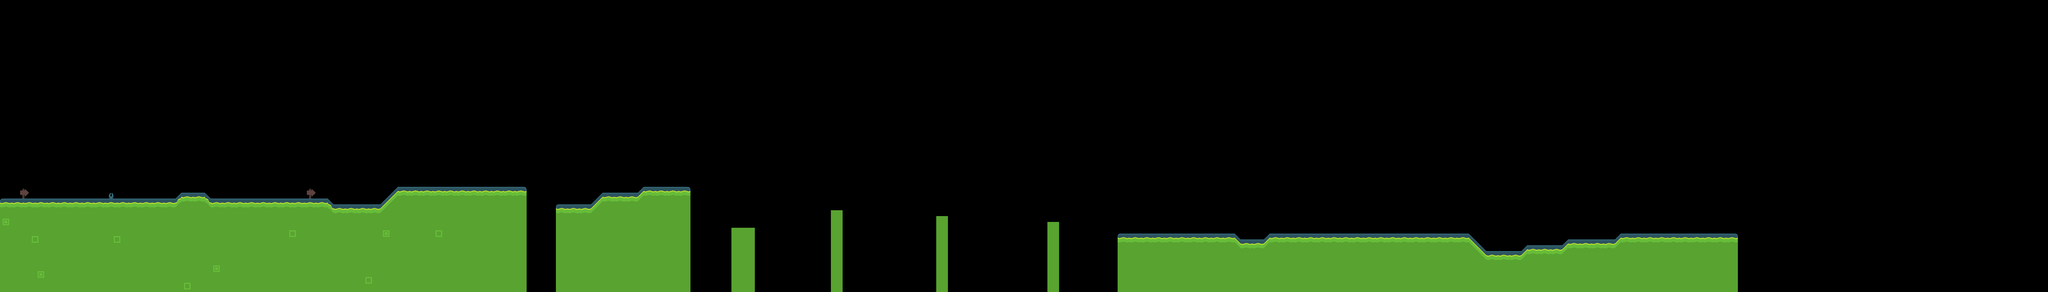

Tiled map render using the project's own tile images. Description and the map definition, with tile-layer contents summarised, below:
An orthogonal 350x50 tile map with 32x32 px tiles, 1 tile layer (Tile Layer 1) and 20 objects.

<map version="1.2" tiledversion="1.2.4" orientation="orthogonal" renderorder="right-down" width="350" height="50" tilewidth="32" tileheight="32" infinite="0" nextlayerid="113" nextobjectid="115">
 <tileset firstgid="1" source="../tilesheet_complete.tsx" />
 <layer id="1" name="Tile Layer 1" width="350" height="50">
  <data>[17500 cells, 3018 non-empty, 45 distinct tile ids]</data>
 </layer>
 <objectgroup id="67" name="Object Layer 1">
  <object id="76" x="0" y="1600">
   <polyline points="0,0 0,-512 960,-512 960,-192" />
  </object>
 </objectgroup>
 <objectgroup id="68" name="Object Layer 2">
  <object id="77" x="960" y="1376">
   <polyline points="0,0 0,-288 32,-320 160,-320 192,-288 192,-32" />
  </object>
 </objectgroup>
 <objectgroup id="70" name="Object Layer 3">
  <object id="78" x="1152" y="1312">
   <polyline points="0,0 0,-224 640,-224 672,-192 672,32" />
  </object>
 </objectgroup>
 <objectgroup id="100" name="Object Layer 4">
  <object id="101" x="1824" y="1344">
   <polyline points="0,0 0,-224 256,-224 256,32" />
  </object>
 </objectgroup>
 <objectgroup id="101" name="Object Layer 5">
  <object id="102" x="2080" y="1344">
   <polyline points="0,0 0,-224 96,-320 800,-320 800,128" />
  </object>
 </objectgroup>
 <objectgroup id="102" name="Object Layer 6">
  <object id="103" x="2532" y="1236">
   <polyline points="0,0 78,58 50,94 -16,60" />
  </object>
 </objectgroup>
 <objectgroup id="97" name="Object Layer 7">
  <object id="98" x="3040" y="1408">
   <polyline points="0,0 0,-288 192,-288 192,-32" />
  </object>
 </objectgroup>
 <objectgroup id="98" name="Object Layer 8">
  <object id="99" x="3232" y="1408">
   <polyline points="0,0 0,-288 64,-352 256,-352 256,-64" />
  </object>
 </objectgroup>
 <objectgroup id="99" name="Object Layer 9">
  <object id="100" x="3488" y="1344">
   <polyline points="0,0 0,-288 32,-320 288,-320 288,256" />
  </object>
 </objectgroup>
 <objectgroup id="106" name="Object Layer 10">
  <object id="108" x="4000" y="1600">
   <polyline points="0,0 0,-352 128,-352 128,0" />
  </object>
 </objectgroup>
 <objectgroup id="110" name="Object Layer 11">
  <object id="112" x="4544" y="1600">
   <polyline points="0,0 0,-448 64,-448 64,0" />
  </object>
 </objectgroup>
 <objectgroup id="111" name="Object Layer 12">
  <object id="113" x="5120" y="1600">
   <polyline points="0,0 0,-416 64,-416 64,0" />
  </object>
 </objectgroup>
 <objectgroup id="112" name="Object Layer 13">
  <object id="114" x="5728" y="1600">
   <polyline points="0,0 0,-384 64,-384 64,0" />
  </object>
 </objectgroup>
 <objectgroup id="85" name="Object Layer 14">
  <object id="90" x="6112" y="1600">
   <polyline points="0,0 0,-320 640,-320 672,-288 672,-64" />
  </object>
 </objectgroup>
 <objectgroup id="88" name="Object Layer 15">
  <object id="91" x="6784" y="1472">
   <polyline points="0,0 0,-160 128,-160 128,64" />
  </object>
 </objectgroup>
 <objectgroup id="92" name="Object Layer 16">
  <object id="93" x="6912" y="1504">
   <polyline points="0,0 0,-192 32,-224 1120,-224 1216,-128 1216,64" />
  </object>
 </objectgroup>
 <objectgroup id="93" name="Object Layer 17">
  <object id="94" x="8128" y="1536">
   <polyline points="0,0 0,-160 192,-160 192,32" />
  </object>
 </objectgroup>
 <objectgroup id="94" name="Object Layer 18">
  <object id="95" x="8320" y="1536">
   <polyline points="0,0 0,-160 32,-192 224,-192 224,64" />
  </object>
 </objectgroup>
 <objectgroup id="95" name="Object Layer 19">
  <object id="96" x="8544" y="1568">
   <polyline points="0,0 0,-224 32,-256 288,-256 288,0" />
  </object>
 </objectgroup>
 <objectgroup id="96" name="Object Layer 20">
  <object id="97" x="8832" y="1536">
   <polyline points="0,0 0,-224 32,-256 672,-256 672,64" />
  </object>
 </objectgroup>
</map>
